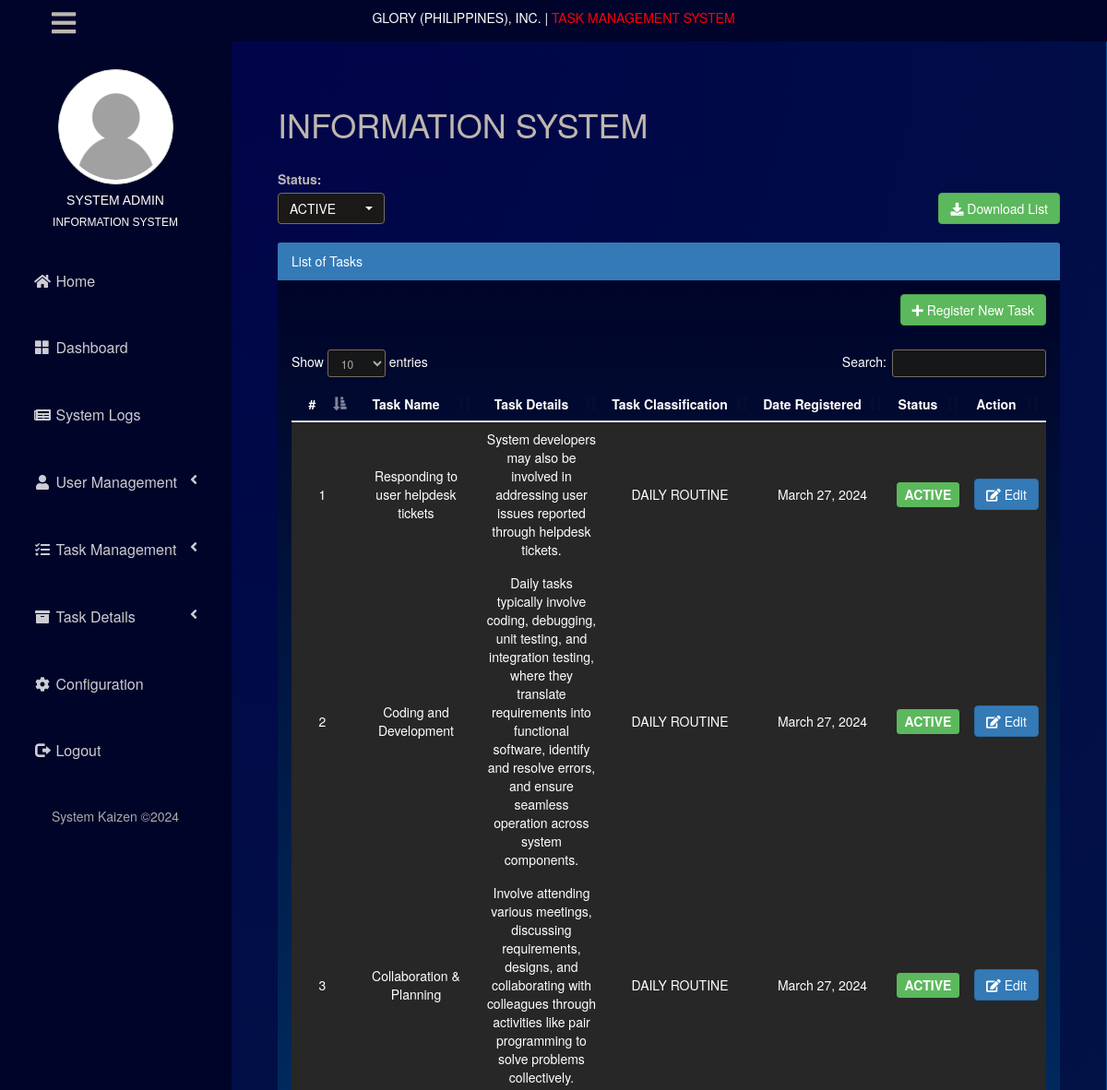
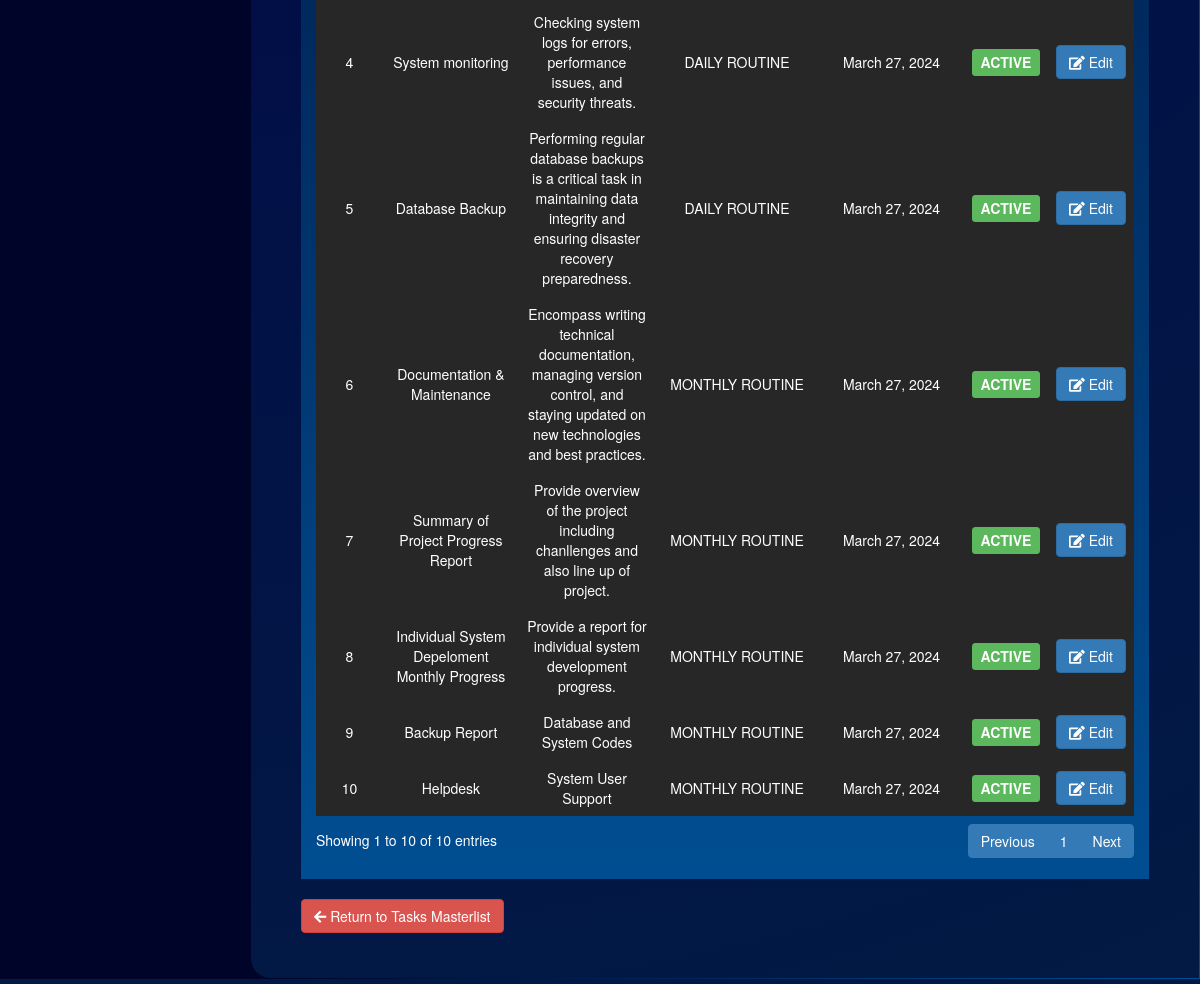
/admin/task_list.php?section=INFOSYS (signed in), run on the app's committed database (2 pictures, top to bottom).
### tables this page shows
CREATE TABLE `accounts` (
  `id` int(11) NOT NULL,
  `card` varchar(15) NOT NULL,
  `username` varchar(50) NOT NULL,
  `password` varchar(255) NOT NULL,
  `fname` varchar(50) NOT NULL,
  `lname` varchar(50) NOT NULL,
  `email` varchar(50) NOT NULL,
  `access` varchar(50) NOT NULL,
  `sec_id` varchar(20) NOT NULL,
  `status` tinyint(1) NOT NULL,
  `file_name` varchar(255) NOT NULL
);

CREATE TABLE `section` (
  `id` int(11) NOT NULL,
  `sec_id` varchar(20) NOT NULL,
  `sec_name` varchar(50) NOT NULL,
  `dept_id` int(3) NOT NULL,
  `status` tinyint(1) NOT NULL
);

CREATE TABLE `task_list` (
  `id` int(50) NOT NULL,
  `task_name` varchar(150) NOT NULL,
  `task_details` varchar(500) DEFAULT NULL,
  `task_class` varchar(150) NOT NULL,
  `task_for` varchar(50) NOT NULL,
  `date_created` date NOT NULL,
  `status` int(1) NOT NULL
);

CREATE TABLE `task_class` (
  `id` int(50) NOT NULL,
  `task_class` varchar(50) NOT NULL
);

### include/auth.php (called while the page is built, shortened)
<?php
	if (!isset($_SESSION['SESS_MEMBER_ID']) || (trim($_SESSION['SESS_MEMBER_ID']) == '')) {
		header('location: ../include/session_expired.php');
		exit();
	}
	else {
		$username = $_SESSION['SESS_MEMBER_USERNAME'];
	}
?>

### admin/task_list.php (the view, shortened to what this page needs)
<?php
include('../include/header.php');
include('../include/connect.php');
$task_sec = $_GET['section'];
?>
<html>
<head>
<link href="../vendor/font-awesome/css/fontawesome.css" rel="stylesheet">
<link href="../vendor/font-awesome/css/brands.css" rel="stylesheet">
<link href="../vendor/font-awesome/css/solid.css" rel="stylesheet">
<link href="../assets/css/darkmode.css" rel="stylesheet">
</head>
<?php
    $section_name = mysqli_query($con, "SELECT * FROM section WHERE sec_id = '$task_sec'");
    $section_name_query = mysqli_fetch_assoc($section_name);
    $name = $section_name_query['sec_name'];
?>
<div id="content" class="p-4 p-md-5 pt-5">
    <div id="wrapper">
        <div id="page-wrapper">
        <br>
        <h1 class="page-header"><?php echo $name ?></h1>
        <h1><a href="task_xls.php?section=<?php echo $task_sec?>"> <button class="btn btn-success pull-right" style="margin-top: 25px"><span class="fa fa-download"></span> Download List</button></a></h1>
            <div class="row">
                <div class="col-lg-2">
                <label>Status:</label><br>
                    <select name="show_status" id="show_status" class="form-control selectpicker show-menu-arrow" placeholder="" onchange="selectmodel(this)">
                        <option selected value="1">ACTIVE</option>
                    </select>
                    <br>
                    <br>
                </div>
            </div>
            <div class="row">
                <div class="col-lg-12">
                    <div class="panel panel-primary">
                        <div class="panel-heading">
                            List of Tasks
                        </div>
                        <div class="panel-body">
                            <div class="table-responsive">
                            <a href="task_add.php?section=<?php echo $task_sec?>"> <button class='btn btn-success  pull-right'><i class="fa fa-plus"></i> Register New Task</button></a><br><br><br>
                                <table width="100%" class="table table-striped table-hover " id="table_account">
                                    <thead>
                                        <tr>
                                            <th class="col-sm-1"> <center>#</center> </th>
                                            <th class="col-lg-2"> <center />Task Name </th>
                                            <th class="col-lg-2"> <center />Task Details </th>
                                            <th class="col-lg-2"> <center />Task Classification </th>
                                            <th class="col-lg-2"> <center />Date Registered </th>
                                            <th class="col-lg-1"> <center />Status </th>
                                            <th class="col-lg-1"> <center />Action </th>
                                        </tr>
                                    </thead>
                                    <tbody id="show_account">
                                        <?php
                                            $con->next_result();
                                            $result = mysqli_query($con,"SELECT task_list.id, task_list.task_name, task_list.task_details, task_class.task_class, section.sec_name, task_list.date_created, task_list.status FROM task_list LEFT JOIN task_class ON task_class.id = task_list.task_class LEFT JOIN section ON section.sec_id = task_list.task_for WHERE task_list.status = '1' AND task_list.task_for = '$task_sec'");
                                            if (mysqli_num_rows($result)>0) {
                                                $number = 0;
                                                while ($row = $result->fetch_assoc()) {
                                                    $date = date('F d, Y', strtotime($row['date_created']));
                                                    $number += 1;
                                                    echo "<tr>
                                                        <td> " . $number . "</td>
                                                        <td id='normalwrap'> " . $row["task_name"] . " </td>
                                                        <td id='normalwrap'> ". $row["task_details"] ." </td>
                                                        <td>" . $row["task_class"] . "</td>
                                                        <td>" . $date . "</td>
                                                        <td><center/>" .($row['status']=='1' ? '<p class="label label-success" style="font-size:100%;">ACTIVE</p>' : '<p class="label label-danger" style="font-size:100%;">INACTIVE</p>' ). "</td>
                                                        <td> <center /><a href='task_edit.php?id=".$row['id']."' <button class='btn btn-primary' ><i class='fa fa-edit fa-1x'></i> Edit</button></a>
                                                        </td>
                                                    </tr>";
                                                }
                                            }
                                        ?>
                                    </tbody>
                                </table>
                            </div>
                        </div>
                    </div>
                    <a href="#" onclick="history.back()"> <button class='btn btn-danger pull-left'><i class="fa fa-arrow-left"></i> Return to Tasks Masterlist</button></a>
                </div>
            </div>
        </div>
    </div>
</div>
</html>

### include/header.php (shortened to what this page needs)
<!DOCTYPE html>
<html lang="en">
<?php
	include('../include/auth.php');
?>
	<head>
		<link href="../vendor/bootstrap/css/bootstrap.css" rel="stylesheet">
		<link href="../vendor/metisMenu/metisMenu.min.css" rel="stylesheet">
		<link href="../assets/css/sb-admin-2.css" rel="stylesheet">
		<link href="../vendor/morrisjs/morris.css" rel="stylesheet">
		<link href="../vendor/font-awesome/css/font-awesome.min.css" rel="stylesheet" type="text/css">
		<link href="../assets/css/select2.min.css" rel="stylesheet">
		<link href="../assets/css/jquery-ui.min.css" rel="stylesheet">
		<link href="../assets/css/dataTables.bootstrap.css" rel="stylesheet">
		<link rel="stylesheet" href="../assets/css/bootstrap-select.css">
		<?php
			$con->next_result();
			$query = mysqli_query($con, "SELECT * FROM accounts INNER JOIN  section ON section.sec_id=accounts.sec_id WHERE username='$username' ");
			if (mysqli_num_rows($query)>0) {
			    while ($row = $query->fetch_assoc()) {
				$fname = $row['fname'];
				$sec = $row['sec_name'];
					if (empty($row["file_name"])) {
						$imageURL = '../assets/img/user-profiles/nologo.png';
					} else {
						$imageURL = '../assets/img/user-profiles/'.$row["file_name"];
					}
			    }
			}
		?>
	</head>
	<nav class="navbar navbar-default navbar-static-top" role="navigation" style="margin-bottom: 0; margin-top: -5px;">
		<div class="navbar-header">
			<button type="button" id="sidebarCollapse" class="pull-left" style="border: none">
			<i class="fa fa-bars" style="font-size: 30px;"></i>
			</button>
			<a class="navbar-brand" href="index.php">
				<p class="text-primary" title="Task Management System">GLORY (PHILIPPINES), INC. | <font color="red"> TASK MANAGEMENT SYSTEM</font></p>
			</a>
		</div>
	</nav>
	<div class="wrapper d-flex align-items-stretch">
	<nav id="sidebar">
		<div class="p-4 pt-5">
			<div class="prof" style="font-family: 'Trebuchet MS', sans-serif;margin-top: 50px;text-align: center;">
				<div class="logo">
					<img src="<?php echo $imageURL; ?>" class="avatar img-circle img-thumbnail" alt="">
				</div>
				<h5 style="text-align: center; cursor: default"><?php echo $fname?></h5>
				<h6 style="text-align: center; cursor: default"><?php echo $sec?></h6>
			</div>
			<ul class="nav" id="side-menu">
				<li>
					<a href="../include/home.php"><i class="fa fa-home fa-fw"></i> Home</a>
				</li>
				<li>
					<a href="index.php"><i class="glyphicon glyphicon-th-large fa-fw"></i> Dashboard</a>
				</li>
				<li>
					<a href="system_logs.php"><i class="fa fa-newspaper-o fa-fw"></i> System Logs</a>
				</li>
				<li>
					<a href="#"><i class="fa fa-user fa-fw"></i> User Management<span class="fa arrow"></span></a>
				</li>
				<li>
					<a href="#"><i class="fa fa-tasks fa-fw"></i> Task Management<span class="fa arrow"></span></a>
				</li>
				<li>
					<a href="#"><i class="fa fa-archive fa-fw"></i> Task Details<span class="fa arrow"></span></a>
				</li>
				<li>
					<a href="../include/user_profile.php?modal=hide" style="margin-top: 0"><i class="fa fa-cog fa-fw"></i> Configuration</a>
				</li>
				<li>
					<a href="../include/logout.php"><i class="glyphicon glyphicon-log-out fa-fw"></i> Logout</a>
				</li>
			</ul>
			<div class="footer">
				<p>
					System Kaizen &copy;<script>document.write(new Date().getFullYear());</script> <br></a>
				</p>
			</div>
		</div>
	</nav>

### assets/css/sb-admin-2.css (style rules this page uses)
html, body { width: 100%; color-scheme: dark !important; background: #000428; background: -webkit-linear-gradient(to bottom, #004e92, #000428); background: linear-gradient(to bottom, #004e92, #000428); }
#wrapper { width: 100%; }
#page-wrapper { height: 100vh; padding: 20px 50px; }
table.dataTable thead .sorting, table.dataTable thead .sorting_asc, table.dataTable thead .sorting_desc, table.dataTable thead .sorting_asc_disabled, table.dataTable thead .sorting_desc_disabled { background: transparent; }
table.dataTable thead .sorting_asc:after { content: "\f0de"; float: right; font-family: fontawesome; }
table.dataTable thead .sorting:after { content: "\f0dc"; float: right; font-family: fontawesome; color: rgba(50, 50, 50, 0.5); }
.d-flex { display: -webkit-box !important; display: -ms-flexbox !important; display: flex !important; }
.p-4 { padding: 0.1rem !important; }
.pt-5, .py-5 { padding-top: 3rem !important; }
#sidebar { min-width: 250px; max-width: 250px; background: #000428; color: #fff; -webkit-transition: all 0.3s; -o-transition: all 0.3s; transition: all 0.3s; position: relative; }
#sidebar ul li { font-size: 16px; }
#sidebar ul li a { padding: 15px 15px; display: block; color: rgba(255, 255, 255, 0.8); text-decoration: none; }
#sidebar .arrow { float: right; }
#sidebar .fa.arrow:before { content: "\f104"; }
.logo img { width: 125px; height: 125px; object-fit: cover; margin: 0; }
#sidebarCollapse { margin-left: 50px; position: absolute; background-color: #00042b; }
.footer { text-align: center; color: darkgrey; }
#content { width: 100%; padding: 0; -webkit-transition: all 0.3s; -o-transition: all 0.3s; transition: all 0.3s; background: #000428; background: -webkit-linear-gradient(to left, #004e92, #000428); background: linear-gradient(to left, #004e92, #000428); }
#normalwrap { white-space: normal; }

### assets/css/darkmode.css (style rules this page uses)
html { background-color: rgb(0, 4, 73); }
.navbar-default { background-color: rgb(0, 4, 73); border-color: transparent; border-color: transparent; }
a { color: rgb(151, 151, 151); }
option { color: #000; }
.page-header { border-bottom-color: rgb(53, 57, 59); margin-top: 50px; }
.form-control, .form-control[disabled], .form-control[readonly] { color: rgb(178, 172, 162); background-color: rgb(21, 23, 24); border-color: rgb(118, 110, 97); }
.panel-primary { border-color: rgb(40, 96, 145); }
.panel { background-color: rgb(39, 39, 39); border-color: transparent; box-shadow: rgba(0, 0, 0, 0.05) 0px 1px 1px; }
td { background-color: rgb(39, 39, 39); }
#page-wrapper { background: radial-gradient(circle at top left, rgba(0, 4, 73, 1), rgba(2.497, 26.042, 68.326, 1)); background: -webkit-radial-gradient(circle at top left, rgba(0, 4, 73, 1), rgba(2.497, 26.042, 68.326, 1)); background: -moz-radial-gradient(circle at top left, rgba(0, 4, 73, 1), rgba(2.497, 26.042, 68.326, 1)); border: none !important; border-bottom-left-radius: 20px; height: auto; }
.btn-danger { margin-bottom: 3%; }

### data on the page
accounts: fname "SYSTEM ADMIN", section.sec_name "INFORMATION SYSTEM"
section: sec_name "INFORMATION SYSTEM"
task_list: task_name "Responding to user helpdesk tickets", task_details "System developers may also be involved in addressing user issues reported through helpdesk tickets.", task_class.task_class "DAILY ROUTINE", date_created "March 27, 2024", status "ACTIVE"
task_list: task_name "Coding and Development", task_details "Daily tasks typically involve coding, debugging, unit testing, and integration testing, where they translate requirements into functional software, identify and resolve errors, and ensure seamless operation across system components.", task_class.task_class "DAILY ROUTINE", date_created "March 27, 2024", status "ACTIVE"
task_list: task_name "Collaboration & Planning", task_details "Involve attending various meetings, discussing requirements, designs, and collaborating with colleagues through activities like pair programming to solve problems collectively.", task_class.task_class "DAILY ROUTINE", date_created "March 27, 2024", status "ACTIVE"
task_list: task_name "System monitoring", task_details "Checking system logs for errors, performance issues, and security threats.", task_class.task_class "DAILY ROUTINE", date_created "March 27, 2024", status "ACTIVE"
task_list: task_name "Database Backup", task_details "Performing regular database backups is a critical task in maintaining data integrity and ensuring disaster recovery preparedness.", task_class.task_class "DAILY ROUTINE", date_created "March 27, 2024", status "ACTIVE"
task_list: task_name "Documentation & Maintenance", task_details "Encompass writing technical documentation, managing version control, and staying updated on new technologies and best practices.", task_class.task_class "MONTHLY ROUTINE", date_created "March 27, 2024", status "ACTIVE"
task_list: task_name "Summary of Project Progress Report", task_details "Provide overview of the project including chanllenges and also line up of project.", task_class.task_class "MONTHLY ROUTINE", date_created "March 27, 2024", status "ACTIVE"
task_list: task_name "Individual System Depeloment Monthly Progress", task_details "Provide a report for individual system development progress.", task_class.task_class "MONTHLY ROUTINE", date_created "March 27, 2024", status "ACTIVE"
task_list: task_name "Backup Report", task_details "Database and System Codes", task_class.task_class "MONTHLY ROUTINE", date_created "March 27, 2024", status "ACTIVE"
task_list: task_name "Helpdesk", task_details "System User Support", task_class.task_class "MONTHLY ROUTINE", date_created "March 27, 2024", status "ACTIVE"
